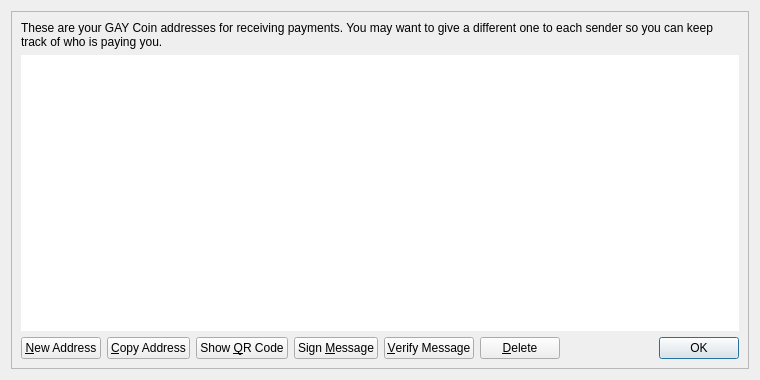
<?xml version="1.0" encoding="UTF-8"?>
<ui version="4.0">
 <class>AddressBookPage</class>
 <widget class="QWidget" name="AddressBookPage">
  <property name="geometry">
   <rect>
    <x>0</x>
    <y>0</y>
    <width>760</width>
    <height>380</height>
   </rect>
  </property>
  <property name="windowTitle">
   <string>Address Book</string>
  </property>
  <layout class="QVBoxLayout" name="verticalLayout_2">
   <item>
    <widget class="QFrame" name="frameMain">
     <property name="frameShape">
      <enum>QFrame::StyledPanel</enum>
     </property>
     <property name="frameShadow">
      <enum>QFrame::Raised</enum>
     </property>
     <layout class="QVBoxLayout" name="verticalLayout">
      <item>
       <widget class="QLabel" name="labelExplanation">
        <property name="text">
         <string>These are your GAY Coin addresses for receiving payments. You may want to give a different one to each sender so you can keep track of who is paying you.</string>
        </property>
        <property name="textFormat">
         <enum>Qt::PlainText</enum>
        </property>
        <property name="wordWrap">
         <bool>true</bool>
        </property>
       </widget>
      </item>
      <item>
       <widget class="QTableView" name="tableView">
        <property name="contextMenuPolicy">
         <enum>Qt::CustomContextMenu</enum>
        </property>
        <property name="toolTip">
         <string>Double-click to edit address or label</string>
        </property>
        <property name="frameShape">
         <enum>QFrame::NoFrame</enum>
        </property>
        <property name="tabKeyNavigation">
         <bool>false</bool>
        </property>
        <property name="alternatingRowColors">
         <bool>true</bool>
        </property>
        <property name="selectionMode">
         <enum>QAbstractItemView::SingleSelection</enum>
        </property>
        <property name="selectionBehavior">
         <enum>QAbstractItemView::SelectRows</enum>
        </property>
        <property name="sortingEnabled">
         <bool>true</bool>
        </property>
        <attribute name="verticalHeaderVisible">
         <bool>false</bool>
        </attribute>
       </widget>
      </item>
      <item>
       <layout class="QHBoxLayout" name="horizontalLayout">
        <item>
         <widget class="QPushButton" name="newAddressButton">
          <property name="toolTip">
           <string>Create a new address</string>
          </property>
          <property name="text">
           <string>&amp;New Address</string>
          </property>
          <property name="icon">
           <iconset resource="../bitcoin.qrc">
            <normaloff>:/icons/add</normaloff>:/icons/add</iconset>
          </property>
         </widget>
        </item>
        <item>
         <widget class="QPushButton" name="copyToClipboard">
          <property name="toolTip">
           <string>Copy the currently selected address to the system clipboard</string>
          </property>
          <property name="text">
           <string>&amp;Copy Address</string>
          </property>
          <property name="icon">
           <iconset resource="../bitcoin.qrc">
            <normaloff>:/icons/editcopy</normaloff>:/icons/editcopy</iconset>
          </property>
         </widget>
        </item>
        <item>
         <widget class="QPushButton" name="showQRCode">
          <property name="text">
           <string>Show &amp;QR Code</string>
          </property>
          <property name="icon">
           <iconset resource="../bitcoin.qrc">
            <normaloff>:/icons/qrcode</normaloff>:/icons/qrcode</iconset>
          </property>
         </widget>
        </item>
        <item>
         <widget class="QPushButton" name="signMessage">
          <property name="toolTip">
           <string>Sign a message to prove you own a GAY Coin address</string>
          </property>
          <property name="text">
           <string>Sign &amp;Message</string>
          </property>
          <property name="icon">
           <iconset resource="../bitcoin.qrc">
            <normaloff>:/icons/edit</normaloff>:/icons/edit</iconset>
          </property>
         </widget>
        </item>
        <item>
         <widget class="QPushButton" name="verifyMessage">
          <property name="toolTip">
           <string>Verify a message to ensure it was signed with a specified GAY Coin address</string>
          </property>
          <property name="text">
           <string>&amp;Verify Message</string>
          </property>
          <property name="icon">
           <iconset resource="../bitcoin.qrc">
            <normaloff>:/icons/transaction_0</normaloff>:/icons/transaction_0</iconset>
          </property>
         </widget>
        </item>
        <item>
         <widget class="QPushButton" name="deleteButton">
          <property name="toolTip">
           <string>Delete the currently selected address from the list</string>
          </property>
          <property name="text">
           <string>&amp;Delete</string>
          </property>
          <property name="icon">
           <iconset resource="../bitcoin.qrc">
            <normaloff>:/icons/remove</normaloff>:/icons/remove</iconset>
          </property>
         </widget>
        </item>
        <item>
         <spacer name="horizontalSpacer">
          <property name="orientation">
           <enum>Qt::Horizontal</enum>
          </property>
          <property name="sizeHint" stdset="0">
           <size>
            <width>40</width>
            <height>20</height>
           </size>
          </property>
         </spacer>
        </item>
        <item>
         <widget class="QDialogButtonBox" name="buttonBox">
          <property name="sizePolicy">
           <sizepolicy hsizetype="Maximum" vsizetype="Fixed">
            <horstretch>0</horstretch>
            <verstretch>0</verstretch>
           </sizepolicy>
          </property>
          <property name="standardButtons">
           <set>QDialogButtonBox::Ok</set>
          </property>
         </widget>
        </item>
       </layout>
      </item>
     </layout>
    </widget>
   </item>
  </layout>
 </widget>
 <resources>
  <include location="../bitcoin.qrc"/>
 </resources>
 <connections/>
</ui>
